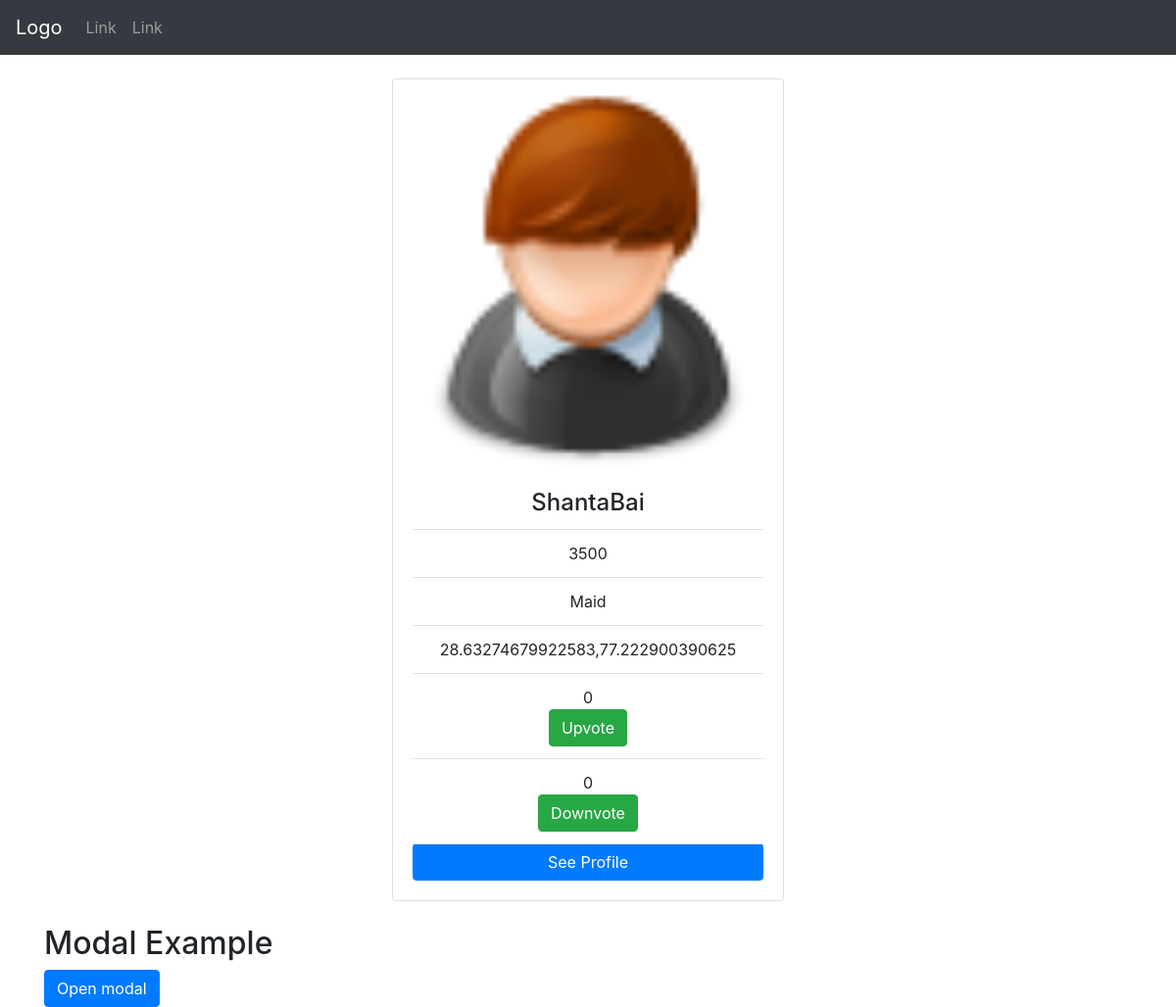
The app's page /worker_page/1/ with its own data.
### hire/models.py (models this page shows, shortened)
class Service_category(models.Model):
	namee = models.CharField(max_length = 100,unique=True)
	desc = models.CharField(max_length = 150)
	price = models.CharField(max_length = 10)
	Address = models.CharField(max_length = 200)
	location = models.CharField(max_length = 50)
	service = models.ForeignKey(Services,related_name = 'serces')
	last_updated = models.DateTimeField(auto_now_add=True)
	position = GeopositionField(null=True)
	upvotes = models.IntegerField(default = 0)
	downvotes = models.IntegerField(default =0)
	distance = models.DecimalField(default=0.0,max_digits=25, decimal_places=3)

class Services(models.Model):
	name = models.CharField(max_length = 40, unique =True)
	category = models.CharField(max_length = 40)
	last_updated = models.DateTimeField(auto_now_add=True)
	def __str__(self):
		return self.name

### hire/views.py (the view)
# urls.py: url(r'^worker_page/(?P<pk>\d+)/$', hire_views.worker_page, name='worker_page'),
def worker_page(request,pk):
	ser = get_object_or_404(Service_category,pk=pk)
	return render(request,'worker_page.html',{'service':ser})

### templates/worker_page.html (shortened to what this page needs)
<!DOCTYPE html>
<html lang="en">
<head>
    <link rel="stylesheet" href="https://cdnjs.cloudflare.com/ajax/libs/font-awesome/4.7.0/css/font-awesome.min.css">
  <link rel="stylesheet" href="https://maxcdn.bootstrapcdn.com/bootstrap/4.1.0/css/bootstrap.min.css">
  <link rel="stylesheet" href="https://maxcdn.bootstrapcdn.com/bootstrap/4.1.0/css/bootstrap.min.css">
<center><div class="container" style="margin-top:80px">
  <div class="card" style="width:400px">
    <img class="card-img-top" src="/static/img/2.png" alt="Card image" style="width:100%">
    <div class="card-body">
      <h4 class="card-title">{{service.namee}}</h4>
      <ul class="list-group list-group-flush">
    <li class="list-group-item">{{service.price}}</li>
    <li class="list-group-item">{{service.service}}</li>
     <li class="list-group-item">{{service.position}}</li>
      <li class="list-group-item">{{service.upvotes}}
      <center><button id="clap" class="btn btn-success" onclick="myFunction()">Upvote</button></center></li>
       <li class="list-group-item">{{service.downvotes}}
       <center> <button id="clap" class="btn btn-success" onclick="myFunction2()">Downvote</button></center></li>
      <a href="#" class="btn btn-primary">See Profile</a>
    </div>
  </div></center>
  <br>
   </head>
<body>
<nav class="navbar navbar-expand-sm bg-dark navbar-dark fixed-top">
  <a class="navbar-brand" href="#">Logo</a>
  <ul class="navbar-nav">
    <li class="nav-item">
      <a class="nav-link" href="#">Link</a>
    </li>
    <li class="nav-item">
      <a class="nav-link" href="#">Link</a>
    </li>
  </ul>
</nav>
<div class="container">
  <h2>Modal Example</h2>
  <button type="button" class="btn btn-primary" data-toggle="modal" data-target="#myModal">
    Open modal
  </button>
</div>
</body>
</html>

### records on screen
Service_category: namee "ShantaBai", price "3500", service "Maid", position "28.63274679922583,77.222900390625", upvotes "0", downvotes "0"
